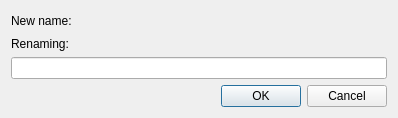
<?xml version="1.0" encoding="UTF-8"?>
<ui version="4.0">
 <class>renameprompt</class>
 <widget class="QDialog" name="renameprompt">
  <property name="geometry">
   <rect>
    <x>0</x>
    <y>0</y>
    <width>398</width>
    <height>107</height>
   </rect>
  </property>
  <property name="windowTitle">
   <string>Rename</string>
  </property>
  <layout class="QGridLayout" name="gridLayout_2">
   <item row="0" column="0">
    <layout class="QGridLayout" name="gridLayout">
     <item row="0" column="0">
      <widget class="QLabel" name="label">
       <property name="text">
        <string>New name:</string>
       </property>
      </widget>
     </item>
     <item row="2" column="0" colspan="2">
      <widget class="QLineEdit" name="newname_line"/>
     </item>
     <item row="1" column="0">
      <widget class="QLabel" name="label_2">
       <property name="text">
        <string>Renaming:</string>
       </property>
      </widget>
     </item>
     <item row="1" column="1">
      <widget class="QLabel" name="file_label">
       <property name="text">
        <string/>
       </property>
      </widget>
     </item>
     <item row="0" column="1">
      <spacer name="horizontalSpacer">
       <property name="orientation">
        <enum>Qt::Horizontal</enum>
       </property>
       <property name="sizeHint" stdset="0">
        <size>
         <width>40</width>
         <height>20</height>
        </size>
       </property>
      </spacer>
     </item>
    </layout>
   </item>
   <item row="1" column="0">
    <widget class="QDialogButtonBox" name="buttonBox">
     <property name="orientation">
      <enum>Qt::Horizontal</enum>
     </property>
     <property name="standardButtons">
      <set>QDialogButtonBox::Cancel|QDialogButtonBox::Ok</set>
     </property>
    </widget>
   </item>
  </layout>
 </widget>
 <resources/>
 <connections>
  <connection>
   <sender>buttonBox</sender>
   <signal>accepted()</signal>
   <receiver>renameprompt</receiver>
   <slot>accept()</slot>
   <hints>
    <hint type="sourcelabel">
     <x>248</x>
     <y>254</y>
    </hint>
    <hint type="destinationlabel">
     <x>157</x>
     <y>274</y>
    </hint>
   </hints>
  </connection>
  <connection>
   <sender>buttonBox</sender>
   <signal>rejected()</signal>
   <receiver>renameprompt</receiver>
   <slot>reject()</slot>
   <hints>
    <hint type="sourcelabel">
     <x>316</x>
     <y>260</y>
    </hint>
    <hint type="destinationlabel">
     <x>286</x>
     <y>274</y>
    </hint>
   </hints>
  </connection>
 </connections>
</ui>
